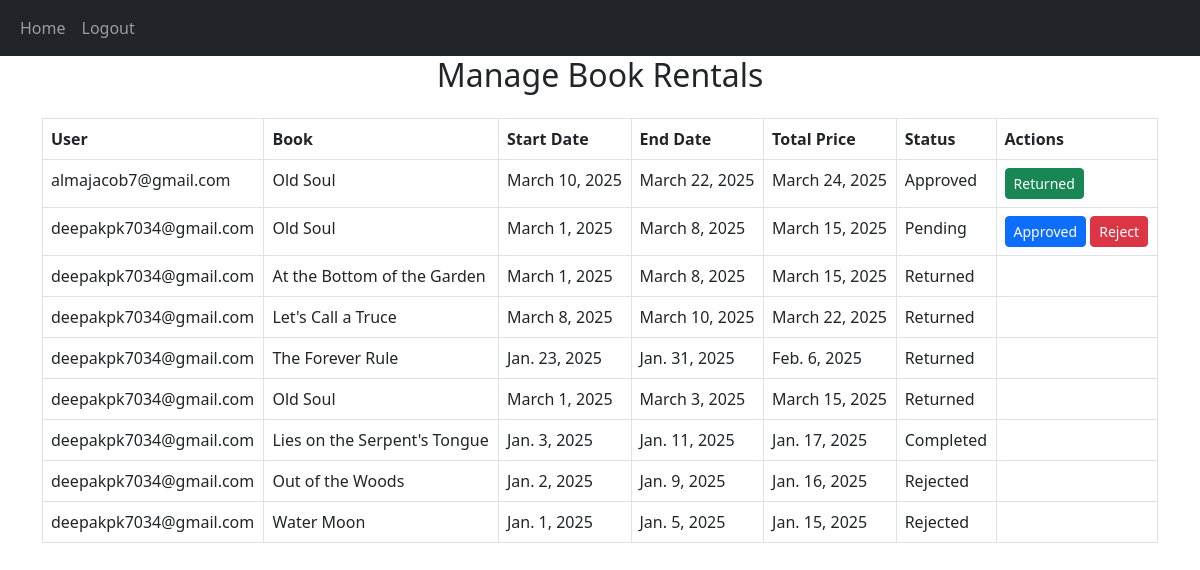
Screenshot of /mng_book/ with the database file from the repository.
### app/models.py (models this page shows, shortened)
class Rental(models.Model):
    STATUS_CHOICES = [
        ('Pending', 'Pending'),
        ('Approved', 'Approved'),
        ('Rejected', 'Rejected'),
        ('Completed', 'Completed'),
    ]
    user = models.ForeignKey(User, on_delete=models.CASCADE)
    book = models.ForeignKey(Book, on_delete=models.CASCADE)
    issue_date = models.DateField()
    return_date = models.DateField()
    due_date = models.DateField()
    num_days = models.PositiveIntegerField()
    status = models.CharField(max_length=10, choices=STATUS_CHOICES, default='Pending')
    is_returned = models.BooleanField(default=False)

class Book(models.Model):
    name = models.CharField(max_length=100)
    author = models.CharField(max_length=50)
    image = models.FileField()
    dis=models.TextField()
    publication_date = models.DateField()
    category = models.ForeignKey(Category,on_delete=models.CASCADE)
    available_copies = models.PositiveIntegerField(default=1)

### app/views.py (the view)
# urls.py: path('mng_book/', views.mng_book, name='mng_book'),
def mng_book(req):
    rentals = Rental.objects.all().order_by("-id")
    return render(req, "admin/mng_book.html", {"rentals": rentals})

### templates/admin/mng_book.html (shortened to what this page needs)
<!DOCTYPE html>
<html lang="en">
<head>
    <link href="https://cdn.jsdelivr.net/npm/bootstrap@5.3.0/dist/css/bootstrap.min.css" rel="stylesheet">
</head>
<body>
    <nav class="navbar navbar-expand-sm bg-dark navbar-dark">
        <div class="container-fluid">
          <div class="collapse navbar-collapse" id="collapsibleNavbar">
            <ul class="navbar-nav">
                <li class="nav-item">
                    <a class="nav-link" href="../admin_home">Home</a>
                </li>
              <li class="nav-item">
                <a class="nav-link" href="../logout">Logout</a>
              </li>
            </ul>
          </div>
        </div>
      </nav>
    {% block content %}
    <div class="container">
        <h2 class="text-center mb-4">Manage Book Rentals</h2>
        <table class="table table-bordered">
            <thead>
                <tr>
                    <th>User</th>
                    <th>Book</th>
                    <th>Start Date</th>
                    <th>End Date</th>
                    <th>Total Price</th>
                    <th>Status</th>
                    <th>Actions</th>
                </tr>
            </thead>
            <tbody>
                {% for rental in rentals %}
                <tr>
                    <td>{{ rental.user.username }}</td>
                    <td>{{ rental.book.name }}</td>
                    <td>{{ rental.issue_date }}</td>
                    <td>{{ rental.return_date }}</td>
                    <td>{{ rental.due_date }}</td>
                    <td>{{ rental.status }}</td>
                    <td>
                        {% if rental.status == "Pending" %}
                        <a href="{% url 'update_rental_status' rental.id 'Approved' %}" class="btn btn-primary btn-sm">Approved</a>
                        <a href="{% url 'update_rental_status' rental.id 'Rejected' %}" class="btn btn-danger btn-sm">Reject</a>
                        {% elif rental.status == "Approved" %}
                        <a href="{% url 'update_rental_status' rental.id 'Returned' %}" class="btn btn-success btn-sm">Returned</a>
                        {% endif %}
                    </td>
                </tr>
                {% endfor %}
            </tbody>
        </table>
    </div>
    {% endblock %}
</body>
</html>

### rows the page displays
Rental: user.username "almajacob7@gmail.com", book.name "Old Soul", issue_date "March 10, 2025", return_date "March 22, 2025", due_date "March 24, 2025", status "Approved", shows "Returned"
Rental: user.username "deepakpk7034@gmail.com", book.name "Old Soul", issue_date "March 1, 2025", return_date "March 8, 2025", due_date "March 15, 2025", status "Pending", shows "Approved"
Rental: user.username "deepakpk7034@gmail.com", book.name "At the Bottom of the Garden", issue_date "March 1, 2025", return_date "March 8, 2025", due_date "March 15, 2025", status "Returned"
Rental: user.username "deepakpk7034@gmail.com", book.name "Let's Call a Truce", issue_date "March 8, 2025", return_date "March 10, 2025", due_date "March 22, 2025", status "Returned"
Rental: user.username "deepakpk7034@gmail.com", book.name "The Forever Rule", issue_date "Jan. 23, 2025", return_date "Jan. 31, 2025", due_date "Feb. 6, 2025", status "Returned"
Rental: user.username "deepakpk7034@gmail.com", book.name "Old Soul", issue_date "March 1, 2025", return_date "March 3, 2025", due_date "March 15, 2025", status "Returned"
Rental: user.username "deepakpk7034@gmail.com", book.name "Lies on the Serpent's Tongue", issue_date "Jan. 3, 2025", return_date "Jan. 11, 2025", due_date "Jan. 17, 2025", status "Completed"
Rental: user.username "deepakpk7034@gmail.com", book.name "Out of the Woods", issue_date "Jan. 2, 2025", return_date "Jan. 9, 2025", due_date "Jan. 16, 2025", status "Rejected"
Rental: user.username "deepakpk7034@gmail.com", book.name "Water Moon", issue_date "Jan. 1, 2025", return_date "Jan. 5, 2025", due_date "Jan. 15, 2025", status "Rejected"
